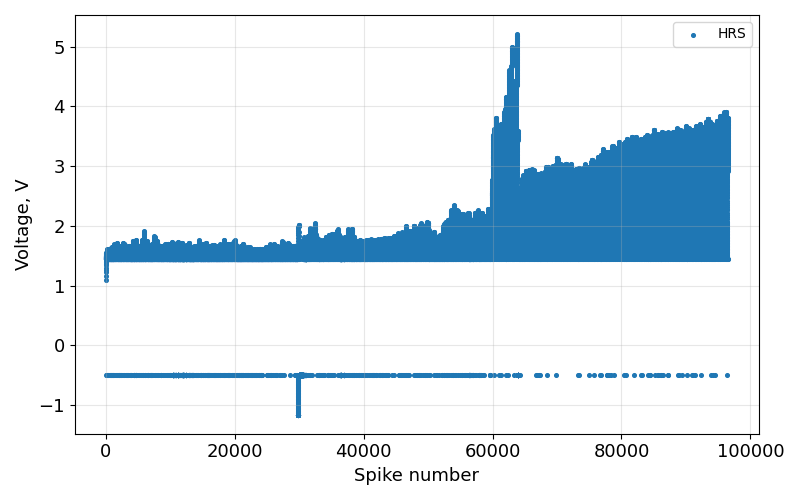

Python code for this plot:
import pandas as pd
import matplotlib.pyplot as plt

# Чтение первых 4 столбцов из файла
df = pd.read_excel('5 lrs v.xlsx', usecols=[0, 1])

# Альтернативно, можно указать диапазон
fig = plt.figure(figsize=(8, 5))

# Вывод данных

print(df.iloc[:,0])

plt.scatter(df.iloc[:,0], df.iloc[:,1], marker='o', s = 7, label = "HRS")

plt.xlabel("Spike number", fontsize=13)
plt.ylabel("Voltage, V", fontsize=13)
plt.grid(True, alpha=0.3)
# plt.ylim(bottom=-2)
# plt.xlim(left = 239)

# Легенда
plt.legend()
plt.tick_params(axis='both', which='major', labelsize=13)
plt.tight_layout()
fig.savefig("5 lrs")
plt.show()